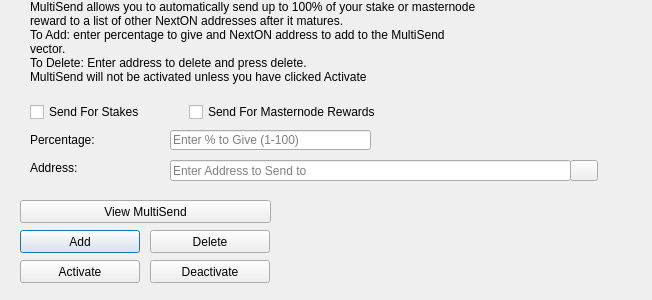
<?xml version="1.0" encoding="UTF-8"?>
<ui version="4.0">
 <class>MultiSendDialog</class>
 <widget class="QDialog" name="MultiSendDialog">
  <property name="windowModality">
   <enum>Qt::NonModal</enum>
  </property>
  <property name="geometry">
   <rect>
    <x>0</x>
    <y>0</y>
    <width>652</width>
    <height>300</height>
   </rect>
  </property>
  <property name="windowTitle">
   <string>MultiSend</string>
  </property>
  <widget class="QLineEdit" name="multiSendPercentEdit">
   <property name="geometry">
    <rect>
     <x>170</x>
     <y>130</y>
     <width>201</width>
     <height>20</height>
    </rect>
   </property>
   <property name="toolTip">
    <string>Enter whole numbers 1 - 100</string>
   </property>
   <property name="placeholderText">
    <string>Enter % to Give (1-100)</string>
   </property>
  </widget>
  <widget class="QLineEdit" name="multiSendAddressEdit">
   <property name="geometry">
    <rect>
     <x>170</x>
     <y>160</y>
     <width>401</width>
     <height>21</height>
    </rect>
   </property>
   <property name="toolTip">
    <string/>
   </property>
   <property name="placeholderText">
    <string>Enter Address to Send to</string>
   </property>
  </widget>
  <widget class="QLabel" name="label_2">
   <property name="geometry">
    <rect>
     <x>30</x>
     <y>0</y>
     <width>451</width>
     <height>121</height>
    </rect>
   </property>
   <property name="lineWidth">
    <number>1</number>
   </property>
   <property name="text">
    <string>MultiSend allows you to automatically send up to 100% of your stake or masternode reward to a list of other NextON addresses after it matures.
To Add: enter percentage to give and NextON address to add to the MultiSend vector.
To Delete: Enter address to delete and press delete.
MultiSend will not be activated unless you have clicked Activate</string>
   </property>
   <property name="alignment">
    <set>Qt::AlignLeading|Qt::AlignLeft|Qt::AlignTop</set>
   </property>
   <property name="wordWrap">
    <bool>true</bool>
   </property>
  </widget>
  <widget class="QLabel" name="message">
   <property name="geometry">
    <rect>
     <x>290</x>
     <y>200</y>
     <width>351</width>
     <height>91</height>
    </rect>
   </property>
   <property name="text">
    <string/>
   </property>
  </widget>
  <widget class="QPushButton" name="addButton">
   <property name="geometry">
    <rect>
     <x>20</x>
     <y>230</y>
     <width>120</width>
     <height>23</height>
    </rect>
   </property>
   <property name="toolTip">
    <string/>
   </property>
   <property name="statusTip">
    <string>Add to MultiSend Vector</string>
   </property>
   <property name="text">
    <string>Add</string>
   </property>
  </widget>
  <widget class="QPushButton" name="disableButton">
   <property name="geometry">
    <rect>
     <x>150</x>
     <y>260</y>
     <width>120</width>
     <height>23</height>
    </rect>
   </property>
   <property name="statusTip">
    <string>Deactivate MultiSend</string>
   </property>
   <property name="text">
    <string>Deactivate</string>
   </property>
  </widget>
  <widget class="QPushButton" name="addressBookButton">
   <property name="geometry">
    <rect>
     <x>570</x>
     <y>160</y>
     <width>28</width>
     <height>21</height>
    </rect>
   </property>
   <property name="toolTip">
    <string>Choose an address from the address book</string>
   </property>
   <property name="text">
    <string/>
   </property>
   <property name="icon">
    <iconset resource="../nxton.qrc">
     <normaloff>:/icons/address-book</normaloff>:/icons/address-book</iconset>
   </property>
   <property name="shortcut">
    <string>Alt+A</string>
   </property>
   <property name="autoDefault">
    <bool>false</bool>
   </property>
  </widget>
  <widget class="QLabel" name="label">
   <property name="geometry">
    <rect>
     <x>30</x>
     <y>130</y>
     <width>121</width>
     <height>20</height>
    </rect>
   </property>
   <property name="toolTip">
    <string>Percentage of stake to send</string>
   </property>
   <property name="text">
    <string>Percentage:</string>
   </property>
  </widget>
  <widget class="QLabel" name="label_5">
   <property name="geometry">
    <rect>
     <x>30</x>
     <y>160</y>
     <width>111</width>
     <height>16</height>
    </rect>
   </property>
   <property name="toolTip">
    <string>Address to send portion of stake to</string>
   </property>
   <property name="text">
    <string>Address:</string>
   </property>
  </widget>
  <widget class="QPushButton" name="deleteButton">
   <property name="geometry">
    <rect>
     <x>150</x>
     <y>230</y>
     <width>120</width>
     <height>23</height>
    </rect>
   </property>
   <property name="toolTip">
    <string/>
   </property>
   <property name="statusTip">
    <string>Delete Address From MultiSend Vector</string>
   </property>
   <property name="text">
    <string>Delete</string>
   </property>
  </widget>
  <widget class="QPushButton" name="activateButton">
   <property name="geometry">
    <rect>
     <x>20</x>
     <y>260</y>
     <width>120</width>
     <height>23</height>
    </rect>
   </property>
   <property name="statusTip">
    <string>Activate MultiSend</string>
   </property>
   <property name="text">
    <string>Activate</string>
   </property>
  </widget>
  <widget class="QPushButton" name="viewButton">
   <property name="geometry">
    <rect>
     <x>20</x>
     <y>200</y>
     <width>251</width>
     <height>23</height>
    </rect>
   </property>
   <property name="toolTip">
    <string/>
   </property>
   <property name="statusTip">
    <string>View MultiSend Vector</string>
   </property>
   <property name="text">
    <string>View MultiSend</string>
   </property>
  </widget>
  <widget class="QWidget" name="horizontalLayoutWidget">
   <property name="geometry">
    <rect>
     <x>30</x>
     <y>100</y>
     <width>351</width>
     <height>24</height>
    </rect>
   </property>
   <layout class="QHBoxLayout" name="horizontalLayout">
    <item>
     <widget class="QCheckBox" name="multiSendStakeCheckBox">
      <property name="text">
       <string>Send For Stakes</string>
      </property>
     </widget>
    </item>
    <item>
     <widget class="QCheckBox" name="multiSendMasternodeCheckBox">
      <property name="text">
       <string>Send For Masternode Rewards</string>
      </property>
     </widget>
    </item>
   </layout>
  </widget>
 </widget>
 <resources>
  <include location="../nxton.qrc"/>
 </resources>
 <connections/>
</ui>
